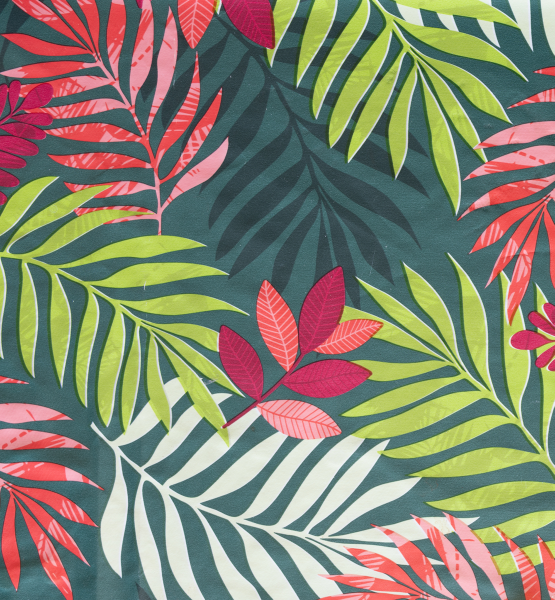
#> input picture assets/backgrounds/complexe_1.png, 1109 x 1200 px, given as the content of the folder data/single_cards, which was not available (shown at 1/2 size)
$ python generate_corners.py
#> lines starting #> are read from the running program, lines starting #| are printed output that depends on the picture; pictures that were not available may be replaced by others from this repository, and a replacement may not be noted
"""Archived, not maintained: like generate_single_cards.py, but keeps only the top-left corner.

Each card is cropped to its corner index (CROP_AMOUNTS); tokens stay whole and smaller.
Writes uno_classification_corners/{train,val}/<class>/. See experiments/README.md.
"""

import os
import random
import numpy as np
from PIL import Image, ImageDraw, ImageFilter, ImageEnhance
from tqdm import tqdm

# ==========================================
# --- CONFIGURATION ---
# ==========================================
BASE_CARDS_DIR = "data/single_cards"
OUTPUT_DIR = "uno_classification_corners"
BACKGROUNDS_DIR = "data/backgrounds"

IMAGES_PER_CLASS_TRAIN = 250
IMAGES_PER_CLASS_VAL = 50
IMAGE_SIZE = 336

# THE NEW DEAD-SIMPLE CROP TUNER
# How much of the card do you want to chop off from each side? (Left, Top, Right, Bottom)
# 0.0 = Chop nothing. 0.5 = Chop half the card from that side.
# Example: (0.6, 0.0, 0.0, 0.6) -> Chops 60% off the left and 60% off the bottom. Leaves the Top-Right corner!
CROP_AMOUNTS = (0.06, 0.07, 0.68, 0.75)

TOKEN_SCALE_MULTIPLIER = 0.6  # Shrinks full tokens so they match the size of cropped corners

ROTATION_RANGE = (0, 360)
SCALE_RANGE = (0.3, 0.65)
LETTERBOX_PROB = 0.5

# ==========================================
# ANTI-OVERFIT & VISION BREAKER TUNING
# ==========================================
CARD_BLUR_RANGE = (0.5, 0.65)
EDGE_FEATHER_RANGE = (1.0, 1.2)
NOISE_SCALE_RANGE = (4.2, 5.0)
BRIGHTNESS_RANGE = (0.94, 1.03)
PERSPECTIVE_PROB = 0.0
PERSPECTIVE_DISTORTION = (0.05, 0.15)
CRUNCH_PROB = 0.6
CRUNCH_FACTOR_RANGE = (1.4, 1.7)
HOLE_PUNCH_PROB = 0.0
HOLE_PUNCH_COUNT = (1, 3)
HOLE_PUNCH_RADIUS_PCT = (0.15, 0.35)
GLARE_PROB = 0.0
GLARE_ALPHA_RANGE = (30, 80)
# ==========================================

def create_background(size):
    try:
        bg_files = [f for f in os.listdir(BACKGROUNDS_DIR) if f.lower().endswith(('.png', '.jpg', '.jpeg'))]
        if not bg_files: raise FileNotFoundError
        bg_path = os.path.join(BACKGROUNDS_DIR, random.choice(bg_files))
        bg_img = Image.open(bg_path).convert('RGB')
        w, h = bg_img.size
        if w < size or h < size:
            scale = max(size / w, size / h)
            bg_img = bg_img.resize((int(w * scale), int(h * scale)), Image.Resampling.BICUBIC)
            w, h = bg_img.size
        x = random.randint(0, w - size)
        y = random.randint(0, h - size)
        return bg_img.crop((x, y, x + size, y + size))
    except (FileNotFoundError, Exception):
        return Image.new('RGB', (size, size), (255, 255, 255))

def apply_simulated_letterboxing(img):
    draw = ImageDraw.Draw(img)
    if random.random() < 0.5:
        bar_size = random.randint(20, 80)
        draw.rectangle([0, 0, IMAGE_SIZE, bar_size], fill=(0,0,0))
        draw.rectangle([0, IMAGE_SIZE - bar_size, IMAGE_SIZE, IMAGE_SIZE], fill=(0,0,0))
    else:
        bar_size = random.randint(20, 80)
        draw.rectangle([0, 0, bar_size, IMAGE_SIZE], fill=(0,0,0))
        draw.rectangle([IMAGE_SIZE - bar_size, 0, IMAGE_SIZE, IMAGE_SIZE], fill=(0,0,0))
    return img

def generate_variation(base_card_img, is_token=False):
    if is_token:
        corner_img = base_card_img
        scale_multiplier = TOKEN_SCALE_MULTIPLIER
    else:
        # THE NEW INTUITIVE CROP MATH
        w, h = base_card_img.size
        crop_l, crop_t, crop_r, crop_b = CROP_AMOUNTS

        # Calculate exactly how many pixels to chop away from each side
        left = int(w * crop_l)
        top = int(h * crop_t)
        right = int(w - (w * crop_r))
        bottom = int(h - (h * crop_b))

        # Safety net: Ensure the box doesn't invert if you accidentally crop > 100%
        left = min(left, w - 1)
        top = min(top, h - 1)
        right = max(right, left + 1)
        bottom = max(bottom, top + 1)

        corner_img = base_card_img.crop((left, top, right, bottom))
        scale_multiplier = 1.0

    colored_card = corner_img.convert('RGBA')
    canvas = create_background(IMAGE_SIZE)

    scale_factor = random.uniform(*SCALE_RANGE) * scale_multiplier
    base_w, base_h = colored_card.size
    new_h = max(30, int(IMAGE_SIZE * scale_factor))
    new_w = max(20, int(new_h * (base_w / base_h)))

    card = colored_card.resize((new_w, new_h), Image.Resampling.LANCZOS)
    card = card.rotate(random.uniform(*ROTATION_RANGE), expand=True, resample=Image.Resampling.BICUBIC)

    if random.random() < PERSPECTIVE_PROB:
        w, h = card.size
        distortion = random.uniform(*PERSPECTIVE_DISTORTION)
        if random.random() < 0.5:
            coeffs = (1, 0, 0, 0, 1, 0, random.uniform(-distortion, distortion)/w, 0)
        else:
            coeffs = (1, 0, 0, 0, 1, 0, 0, random.uniform(-distortion, distortion)/h)
        card = card.transform((w, h), Image.Transform.PERSPECTIVE, coeffs, Image.Resampling.BICUBIC)

    card = card.filter(ImageFilter.GaussianBlur(radius=random.uniform(*CARD_BLUR_RANGE)))
    r, g, b, a = card.split()
    a = a.filter(ImageFilter.GaussianBlur(radius=random.uniform(*EDGE_FEATHER_RANGE)))
    card = Image.merge('RGBA', (r, g, b, a))

    if random.random() < CRUNCH_PROB:
        crunch_factor = random.uniform(*CRUNCH_FACTOR_RANGE)
        crunch_w = max(10, int(card.width / crunch_factor))
        crunch_h = max(10, int(card.height / crunch_factor))
        crunched = card.resize((crunch_w, crunch_h), Image.Resampling.NEAREST)
        card = crunched.resize((card.width, card.height), Image.Resampling.BICUBIC)

    if random.random() < HOLE_PUNCH_PROB:
        draw = ImageDraw.Draw(card)
        for _ in range(random.randint(*HOLE_PUNCH_COUNT)):
            min_rad = int(card.width * HOLE_PUNCH_RADIUS_PCT[0])
            max_rad = int(card.width * HOLE_PUNCH_RADIUS_PCT[1])
            hole_radius = random.randint(min_rad, max_rad)
            cx = card.width // 2 + random.randint(-20, 20)
            cy = card.height // 2 + random.randint(-20, 20)
            draw.ellipse([cx - hole_radius, cy - hole_radius, cx + hole_radius, cy + hole_radius], fill=(0, 0, 0, 0))

    if random.random() < GLARE_PROB:
        glare = Image.new("RGBA", card.size, (255, 255, 255, 0))
        draw = ImageDraw.Draw(glare)
        glare_width = random.randint(20, int(card.size[0] * 0.8))
        start_x = random.randint(-glare_width, card.size[0])
        points = [(start_x, 0), (start_x + glare_width, 0), (start_x + glare_width + 50, card.size[1]), (start_x + 50, card.size[1])]
        draw.polygon(points, fill=(255, 255, 255, random.randint(*GLARE_ALPHA_RANGE)))
        card = Image.alpha_composite(card, glare)

    # PLACEMENT LOGIC: Safely randomized fully inside the canvas
    max_x = max(0, IMAGE_SIZE - card.width)
    max_y = max(0, IMAGE_SIZE - card.height)
    paste_x = random.randint(0, max_x)
    paste_y = random.randint(0, max_y)

    canvas.paste(card, (paste_x, paste_y), card)

    enhancer = ImageEnhance.Brightness(canvas)
    canvas = enhancer.enhance(random.uniform(*BRIGHTNESS_RANGE))

    if random.random() < LETTERBOX_PROB:
        canvas = apply_simulated_letterboxing(canvas)

    img_arr = np.array(canvas, dtype=np.float32)
    noise = np.random.normal(loc=0, scale=random.uniform(*NOISE_SCALE_RANGE), size=img_arr.shape)
    canvas = Image.fromarray(np.clip(img_arr + noise, 0, 255).astype(np.uint8))

    return canvas

def main():
    print("Starting Corner-Crop Generation (Intuitive Margin Crop Mode)...")
    os.makedirs(OUTPUT_DIR, exist_ok=True)
    base_files = [f for f in os.listdir(BASE_CARDS_DIR) if f.endswith('.png')]

    for filename in tqdm(base_files, desc="Processing 56 Classes"):
        class_name = filename.replace('.png', '').lower()
        base_img = Image.open(os.path.join(BASE_CARDS_DIR, filename)).convert("RGBA")

        is_token = 'token' in class_name

        class_train_dir = os.path.join(OUTPUT_DIR, "train", class_name)
        class_val_dir = os.path.join(OUTPUT_DIR, "val", class_name)
        os.makedirs(class_train_dir, exist_ok=True)
        os.makedirs(class_val_dir, exist_ok=True)

        for i in range(IMAGES_PER_CLASS_TRAIN):
            img = generate_variation(base_img, is_token=is_token)
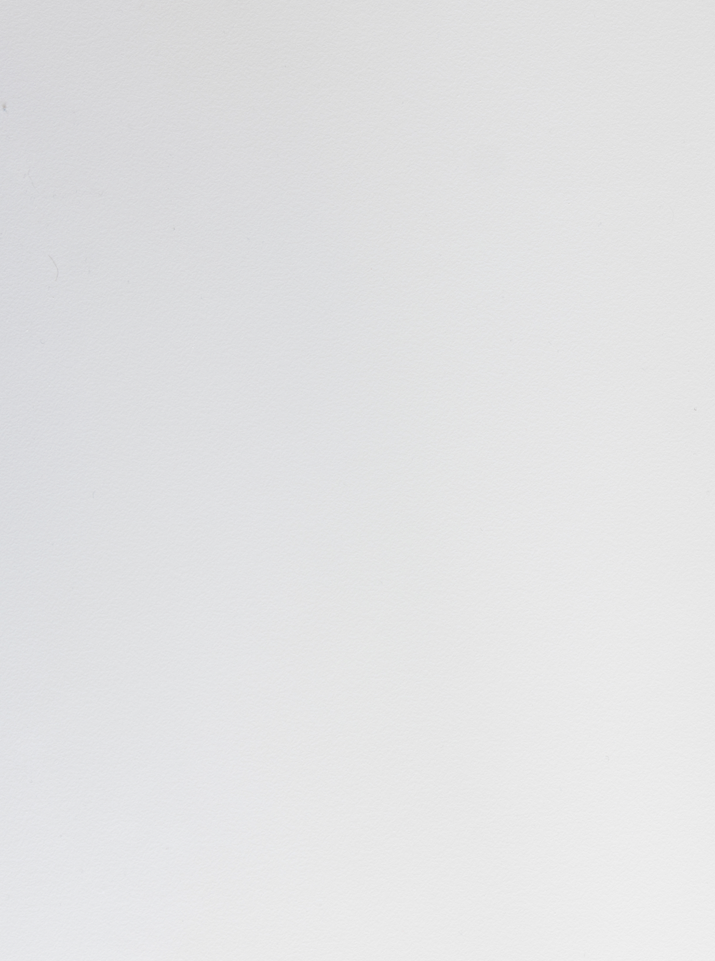
#> input picture assets/backgrounds/white_1.png, 715 x 961 px, found by its file name
#> in create_background, bg_img is the input picture: PIL image 715x961 RGB; mean R, G, B 225.7, 226, 227.2
#> in generate_variation, `r, g, b, a = card.split()`:
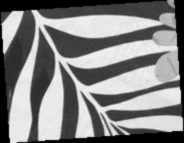
#> r: PIL image 184x143 L; min 0, max 243, mean 130.7
#> in generate_variation, `r, g, b, a = card.split()`:
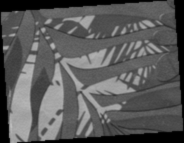
#> b: PIL image 184x143 L; min 0, max 189, mean 89.3
#> in generate_variation, `a = a.filter(ImageFilter.GaussianBlur(radius=random.uniform(*EDGE_FEAT..`:
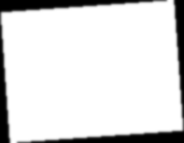
#> a: PIL image 184x143 L; min 0, max 255, mean 220.9
#> in generate_variation, `card = crunched.resize((card.width, card.height), Image.Resampling.BIC..`:
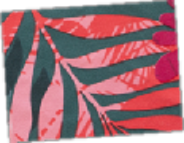
#> card: PIL image 184x143 RGBA; mean R, G, B, A 130.9, 81.7, 89.4, 220.5; transparent parts drawn white
#> in generate_variation, `canvas.paste(card, (paste_x, paste_y), card)`:
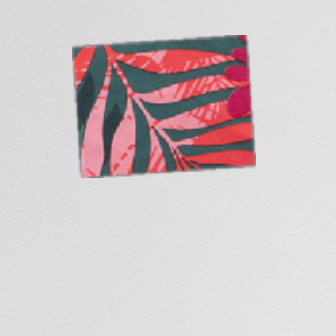
#> canvas: PIL image 336x336 RGB; mean R, G, B 207.6, 196.6, 199.2
            img.save(os.path.join(class_train_dir, f"{class_name}_{random.randint(1000,99999)}.jpg"), quality=95)

        for i in range(IMAGES_PER_CLASS_VAL):
            img = generate_variation(base_img, is_token=is_token)
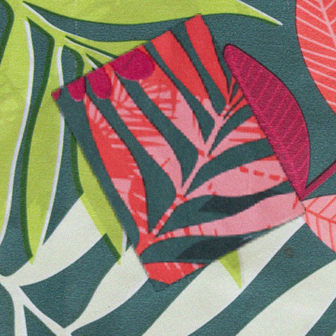
#> img: PIL image 336x336 RGB; mean R, G, B 139.6, 123.8, 111.8
            img.save(os.path.join(class_val_dir, f"{class_name}_val_{random.randint(1000,99999)}.jpg"), quality=95)

if __name__ == '__main__':
    main()
